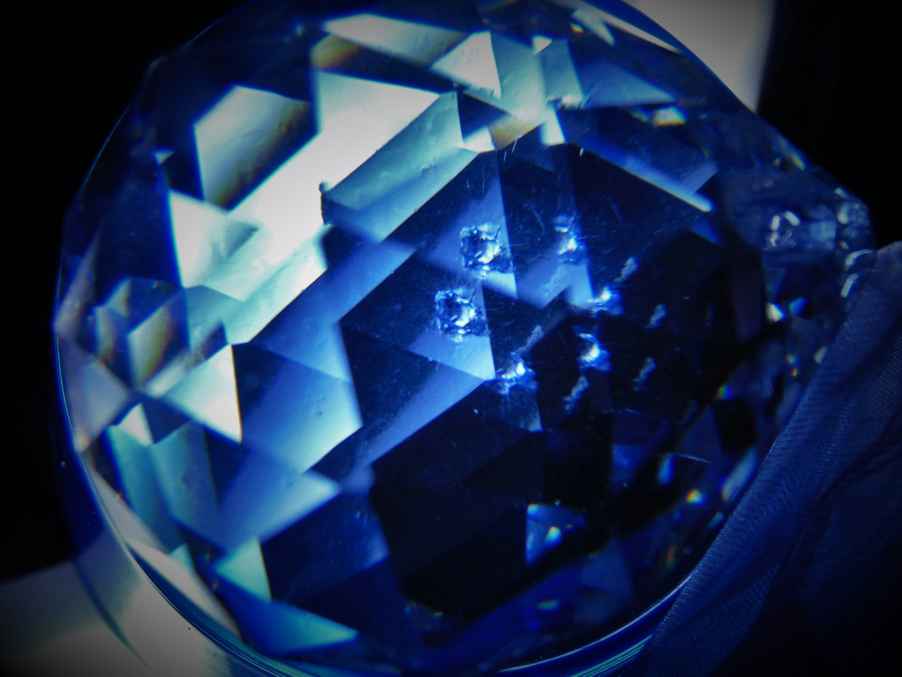
#> input picture software/Frontend/gem_app/assets/images/BlueSapphire.jpg, 3607 x 2705 px (shown at 1/4 size)
$ python -i gem_defect_detector.py   (imports and definitions only)   (Python 2 division)   (older library calls are emulated)
#> lines starting #> are read from the running program, lines starting #| are printed output that depends on the picture

import os
import csv
import json
import pickle
import warnings
import numpy as np
import pandas as pd
import cv2
import matplotlib
# [1 line not run here, left out]
import matplotlib.pyplot as plt
import matplotlib.patches as patches
from PIL import Image, ImageDraw, ImageFont
from sklearn.ensemble import (
    RandomForestClassifier, GradientBoostingClassifier,
    VotingClassifier, ExtraTreesClassifier
)
from sklearn.svm import SVC
from sklearn.preprocessing import StandardScaler, LabelEncoder
from sklearn.model_selection import (
    train_test_split, StratifiedKFold, cross_val_score
)
from sklearn.metrics import (
    classification_report, confusion_matrix,
    accuracy_score, f1_score
)
from sklearn.pipeline import Pipeline
from sklearn.calibration import CalibratedClassifierCV
import logging

# [10 lines not run here, left out]
log = logging.getLogger('GemDefect')

# ─────────────────────────────────────────────────────────────────────────────
# CONSTANTS
# ─────────────────────────────────────────────────────────────────────────────
DEFECT_COLORS = {
    'Inclusion':        '#FF6B6B',
    'Black Inclusion':  '#2C2C2C',
    'Crack':            '#FF4444',
    'Scratch':          '#FFA500',
    'bubble':           '#00BFFF',
    'Clarity':          '#9B59B6',
    'Lily Pad':         '#2ECC71',
    'None':             '#27AE60',
}

DEFECT_DESCRIPTIONS = {
    'Inclusion':        'Internal mineral or crystal trapped inside the gem.',
    'Black Inclusion':  'Dark opaque mineral inclusion reducing transparency.',
    'Crack':            'Internal fracture that may worsen under pressure.',
    'Scratch':          'Surface abrasion affecting brilliance and clarity.',
    'bubble':           'Gas pocket or void trapped within the gem.',
    'Clarity':          'General clarity imperfection affecting light transmission.',
    'Lily Pad':         'Circular inclusion resembling a lily pad (stress fracture).',
    'None':             'No defects detected. Gem is clean.',
}

SEVERITY_MAP = {
    'Crack':            'HIGH',
    'Black Inclusion':  'HIGH',
    'Lily Pad':         'MEDIUM-HIGH',
    'Inclusion':        'MEDIUM',
    'Scratch':          'MEDIUM',
    'Clarity':          'LOW-MEDIUM',
    'bubble':           'LOW',
    'None':             'NONE',
}

IMG_SIZE = (224, 224)
MODEL_DIR = os.path.join(os.path.dirname(__file__), 'saved_model')
# [1 line not run here, left out]


class GemFeatureExtractor:


    def extract(self, image: np.ndarray) -> np.ndarray:
        if image is None or image.size == 0:
            return np.zeros(168, dtype=np.float32)

        # Resize to standard
        img = cv2.resize(image, IMG_SIZE)
        gray = cv2.cvtColor(img, cv2.COLOR_BGR2GRAY)
        hsv  = cv2.cvtColor(img, cv2.COLOR_BGR2HSV)
        lab  = cv2.cvtColor(img, cv2.COLOR_BGR2LAB)

        feats = []

        # 1. COLOR STATISTICS (RGB + HSV + LAB) → 54 features
        for ch_img in [img, hsv, lab]:
            for c in range(3):
                ch = ch_img[:, :, c].astype(np.float32)
                feats += [
                    ch.mean(), ch.std(),
                    float(np.percentile(ch, 25)),
                    float(np.percentile(ch, 75)),
                    float(np.median(ch)),
                    float(np.percentile(ch, 10)),
                ]  # 6 × 3 × 3 = 54

        # 2. GRAY-LEVEL STATISTICS → 8 features
        feats += [
            gray.mean(), gray.std(),
            float(np.percentile(gray, 10)),
            float(np.percentile(gray, 90)),
            float(gray.max() - gray.min()),          # dynamic range
            float(np.sum(gray < 30)) / gray.size,    # dark pixel ratio
            float(np.sum(gray > 225)) / gray.size,   # bright pixel ratio
            float(np.var(gray)),                      # variance
        ]

        # 3. EDGE / GRADIENT FEATURES → 12 features
        edges_canny = cv2.Canny(gray, 50, 150)
        sobelx = cv2.Sobel(gray, cv2.CV_64F, 1, 0, ksize=3)
        sobely = cv2.Sobel(gray, cv2.CV_64F, 0, 1, ksize=3)
        sobel_mag = np.sqrt(sobelx**2 + sobely**2)
        laplacian = cv2.Laplacian(gray, cv2.CV_64F)

        feats += [
            float(edges_canny.mean()),
            float(edges_canny.std()),
            float(np.sum(edges_canny > 0)) / edges_canny.size,  # edge density
            float(sobel_mag.mean()),
            float(sobel_mag.std()),
            float(sobel_mag.max()),
            float(np.percentile(sobel_mag, 90)),
            float(laplacian.mean()),
            float(laplacian.std()),
            float(abs(laplacian).mean()),
            float(np.percentile(abs(laplacian), 75)),
            float(abs(laplacian).max()),
        ]

        # 4. TEXTURE FEATURES (LBP-inspired) → 16 features
        lbp_feats = self._compute_lbp(gray)
        # Pad/trim to exactly 16
        lbp_feats = (lbp_feats + [0.0]*16)[:16]
        feats += lbp_feats  # 16

        # 5. GLCM-LIKE TEXTURE → 8 features
        glcm_feats = self._compute_glcm_features(gray)
        feats += glcm_feats  # 8

        # 6. CONTOUR / STRUCTURAL → 10 features
        _, thresh = cv2.threshold(gray, 0, 255, cv2.THRESH_BINARY + cv2.THRESH_OTSU)
        contours, _ = cv2.findContours(thresh, cv2.RETR_EXTERNAL, cv2.CHAIN_APPROX_SIMPLE)
        if contours:
            areas = [cv2.contourArea(c) for c in contours]
            perims = [cv2.arcLength(c, True) for c in contours]
            largest = max(contours, key=cv2.contourArea)
            la = cv2.contourArea(largest)
            lp = cv2.arcLength(largest, True)
            circularity = (4 * np.pi * la / (lp**2 + 1e-6))
            feats += [
                float(len(contours)),
                float(np.mean(areas)),
                float(np.std(areas)),
                float(max(areas)),
                float(min(areas)),
                float(la / (IMG_SIZE[0]*IMG_SIZE[1])),
                float(circularity),
                float(np.mean(perims)),
                float(np.std(perims)),
                float(lp),
            ]
        else:
            feats += [0.0] * 10

        # 7. FREQUENCY FEATURES (FFT) → 8 features
        fft = np.fft.fft2(gray.astype(np.float32))
        fft_shift = np.fft.fftshift(fft)
        magnitude = np.abs(fft_shift)
        log_mag = np.log1p(magnitude)
        h, w = log_mag.shape
        cx, cy = h // 2, w // 2
        radius = min(h, w) // 8
        mask_low  = np.zeros_like(log_mag)
        mask_high = np.ones_like(log_mag)
        cv2.circle(mask_low,  (cy, cx), radius, 1, -1)
        cv2.circle(mask_high, (cy, cx), radius, 0, -1)
        feats += [
            float(log_mag.mean()),
            float(log_mag.std()),
            float((log_mag * mask_low).sum() / (mask_low.sum() + 1e-6)),   # low-freq energy
            float((log_mag * mask_high).sum() / (mask_high.sum() + 1e-6)), # high-freq energy
            float(log_mag.max()),
            float(np.percentile(log_mag, 95)),
            float(np.percentile(log_mag, 5)),
            float(np.median(log_mag)),
        ]

        # 8. MULTI-SCALE FEATURES → 16 features
        for scale in [0.5, 0.25]:
            small = cv2.resize(gray, (int(IMG_SIZE[0]*scale), int(IMG_SIZE[1]*scale)))
            feats += [
                float(small.mean()),
                float(small.std()),
                float(np.percentile(small, 25)),
                float(np.percentile(small, 75)),
                float(cv2.Laplacian(small, cv2.CV_64F).var()),
                float(cv2.Canny(small, 50, 150).mean()),
                float(small.max() - small.min()),
                float(np.var(small)),
            ]

        # 9. SYMMETRY FEATURES → 4 features
        h_sym = float(np.mean(np.abs(gray - np.fliplr(gray))))
        v_sym = float(np.mean(np.abs(gray - np.flipud(gray))))
        d_sym = float(np.mean(np.abs(gray - np.rot90(gray, 2))))
        feats += [h_sym, v_sym, d_sym, (h_sym + v_sym) / 2]

        # 10. DARK SPOT DETECTION → 8 features (key for inclusions)
        _, dark_thresh = cv2.threshold(gray, 60, 255, cv2.THRESH_BINARY_INV)
        dark_contours, _ = cv2.findContours(dark_thresh, cv2.RETR_EXTERNAL, cv2.CHAIN_APPROX_SIMPLE)
        dark_areas = [cv2.contourArea(c) for c in dark_contours] if dark_contours else [0]
        feats += [
            float(len(dark_contours)),
            float(np.mean(dark_areas)),
            float(np.max(dark_areas)),
            float(np.sum(dark_areas) / (IMG_SIZE[0]*IMG_SIZE[1])),
            float(dark_thresh.mean()),
            float(dark_thresh.std()),
            float(np.sum(dark_thresh > 0)) / dark_thresh.size,
            float(np.std(dark_areas)) if len(dark_areas) > 1 else 0.0,
        ]

        # 11. BRIGHT SPOT DETECTION → 6 features (bubbles, clarity)
        _, bright_thresh = cv2.threshold(gray, 200, 255, cv2.THRESH_BINARY)
        bright_contours, _ = cv2.findContours(bright_thresh, cv2.RETR_EXTERNAL, cv2.CHAIN_APPROX_SIMPLE)
        bright_areas = [cv2.contourArea(c) for c in bright_contours] if bright_contours else [0]
        feats += [
            float(len(bright_contours)),
            float(np.mean(bright_areas)),
            float(np.max(bright_areas)),
            float(np.sum(bright_areas) / (IMG_SIZE[0]*IMG_SIZE[1])),
            float(bright_thresh.mean()),
            float(np.sum(bright_thresh > 0)) / bright_thresh.size,
        ]

        # 12. REGION-BASED FEATURES (9 zones) → 18 features
        region_feats = self._compute_region_features(gray)
        feats += region_feats  # 18

        arr = np.array(feats, dtype=np.float32)
        arr = np.nan_to_num(arr, nan=0.0, posinf=1e6, neginf=-1e6)
        return arr

    # [50 lines left out: functions _compute_lbp, _compute_glcm_features, _compute_region_features, not called in this run]


# ─────────────────────────────────────────────────────────────────────────────
# DATASET LOADER
# ─────────────────────────────────────────────────────────────────────────────
class GemDatasetLoader:


    LABEL_NORMALIZE = {
        'black inclusion': 'Black Inclusion',
        'inclusion':       'Inclusion',
        'crack':           'Crack',
        'scratch':         'Scratch',
        'bubble':          'Bubble',
        'clarity':         'Clarity',
        'lily pad':        'Lily Pad',
        'none':            'None',
    }

    # [131 lines left out: functions __init__, load_csv, parse_bbox, resolve_image_path, extract_features_from_images, _synthetic_features, not called in this run]


# MODEL TRAINER

class GemDefectModelTrainer:


    # [134 lines left out: functions __init__, _build_ensemble, train, _evaluate, save, load, not called in this run]


# INFERENCE ENGINE

class GemDefectPredictor:


    def __init__(self, trainer: GemDefectModelTrainer):
        self.trainer = trainer
        self.extractor = GemFeatureExtractor()

    # [444 lines left out: functions predict, _detect_regions, _get_recommendations, _error_report, not called in this run]


# ────────────────────────────────────────────────────────────────────────────
# VISUALIZATION ENGINE

class GemDefectVisualizer:


    # [216 lines left out: functions annotate_image, plot_probability_chart, plot_training_summary, not called in this run]


# ─────────────────────────────────────────────────────────────────────────────
# BATCH PROCESSOR
# ─────────────────────────────────────────────────────────────────────────────
class GemBatchProcessor:
    """Process an entire CSV dataset and generate a full report."""

    def __init__(self, predictor: GemDefectPredictor):
        self.predictor = predictor

    # [132 lines left out: functions process_csv, run_full_pipeline, predict_image, not called in this run]


# ─────────────────────────────────────────────────────────────────────────────
# [5 lines not run here, left out]

>>> import cv2
>>> picture = cv2.imread('../Frontend/gem_app/assets/images/BlueSapphire.jpg', cv2.IMREAD_GRAYSCALE)
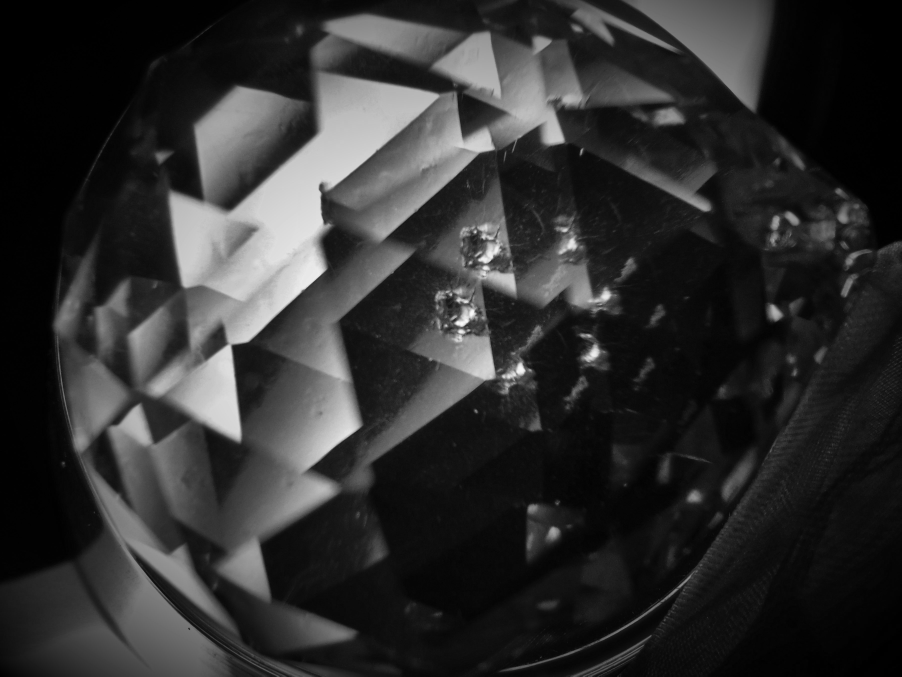
#> picture: shape (2705, 3607) (shown at 1/4 size); min 0, max 253, mean 47.1
>>> result = GemFeatureExtractor().extract(picture)
#> in extract, `img = cv2.resize(image, IMG_SIZE)`:
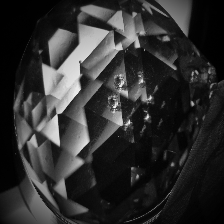
#> img: shape (224, 224); min 0, max 246, mean 47.1
#> (the run stopped early here; a loop or call above may not have finished)
